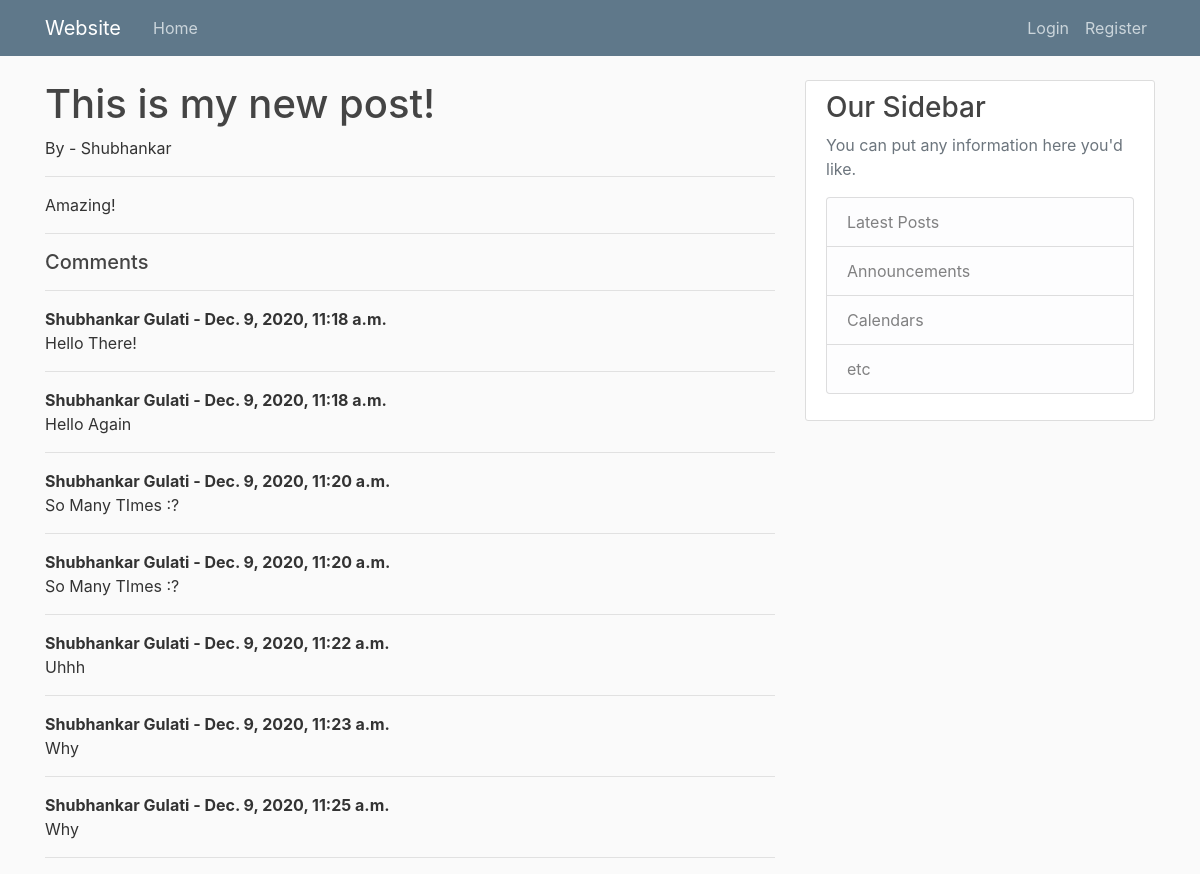
Page /article/24 on the committed database.
### blog/models.py (models this page shows, shortened)
class Post(models.Model):
	title = models.CharField(max_length = 250)
	author = models.ForeignKey(User, on_delete = models.CASCADE)
	body = models.TextField()
	date = models.DateTimeField(auto_now = True)
	header_image = models.ImageField(null = True, blank = True, upload_to = "images")

class Comments(models.Model):
	post = models.ForeignKey(Post, on_delete = models.CASCADE, related_name = 'comments')
	name = models.CharField(max_length = 255, null = True, blank = True)
	body = models.TextField()
	date = models.DateTimeField(auto_now = True)

### blog/views.py (the view)
# urls.py: path('article/<int:pk>',detailview.as_view(), name = 'detail'),
class detailview(DetailView):
	model = Post
	template_name = 'article_details.html'

### blog/templates/article_details.html (shortened to what this page needs)
{% extends "base.html" %}
{% block content %}
<h1><a class = 'mr-2'> {{ post.title }} </a></h1>
By - {{ post.author.first_name }}
<hr>
<p>{{ post.body }} </p>
<hr>
<h5>Comments</h5>
{% if not post.comments.all %}
		   	{% if user.is_authenticated %}
		   	No Comments Yet, <a href = '{% url "commentpage" post.pk %}'>Add One</a>
		   	{% else %}
		   	No Comments Yet...
		   	{% endif %}
{% else %}
				<hr>
		   		{% for comment in post.comments.all %}
		   			<strong>
		   				{{ comment.name }} -
		   				{{ comment.date }}
		   			</strong>
		   			<br>
		   			{{ comment.body}}
		   			<hr>
				{% endfor %}
{% endif %}
{% endblock %}

### static/blog/css/main.css (style rules this page uses)
body { background: #fafafa; color: #333333; margin-top: 5rem; }
h1, h2, h3, h4, h5, h6 { color: #444444; }

### rows in the picture
Post: title "This is my new post!", author.first_name "Shubhankar", body "Amazing!"
Comments: name "Shubhankar Gulati", date "Dec. 9, 2020, 11:18 a.m.", body "Hello There!"
Comments: name "Shubhankar Gulati", date "Dec. 9, 2020, 11:18 a.m.", body "Hello Again"
Comments: name "Shubhankar Gulati", date "Dec. 9, 2020, 11:20 a.m.", body "So Many TImes :?"
Comments: name "Shubhankar Gulati", date "Dec. 9, 2020, 11:20 a.m.", body "So Many TImes :?"
Comments: name "Shubhankar Gulati", date "Dec. 9, 2020, 11:22 a.m.", body "Uhhh"
Comments: name "Shubhankar Gulati", date "Dec. 9, 2020, 11:23 a.m.", body "Why"
Comments: name "Shubhankar Gulati", date "Dec. 9, 2020, 11:25 a.m.", body "Why"
